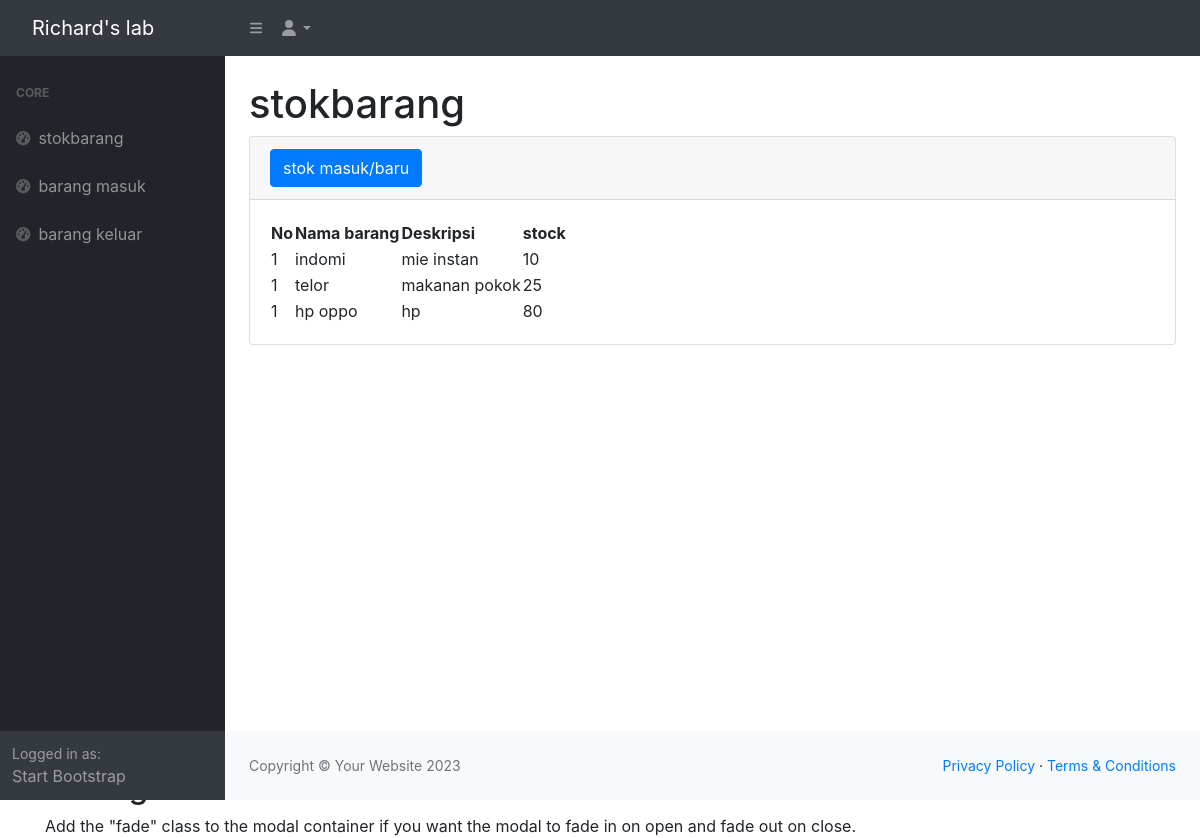
The page / on the database its author committed.
### tables this page shows
CREATE TABLE `stock` (
  `idbarang` int(11) NOT NULL,
  `namabarang` varchar(25) NOT NULL,
  `deskripsi` varchar(25) NOT NULL,
  `stock` int(11) NOT NULL
);

### index.php (the view, shortened to what this page needs)
<?php
require 'fuction.php';
?>
<!DOCTYPE html>
<html lang="en">
    <head>
        <link href="https://cdn.jsdelivr.net/npm/simple-datatables@7.1.2/dist/style.min.css" rel="stylesheet" />
        <link href="css/styles.css" rel="stylesheet" />
    </head>
    <body class="sb-nav-fixed">
        <nav class="sb-topnav navbar navbar-expand navbar-dark bg-dark">
            <a class="navbar-brand ps-3" href="index.php">Richard's lab</a>
            <button class="btn btn-link btn-sm order-1 order-lg-0 me-4 me-lg-0" id="sidebarToggle" href="#!"><i class="fas fa-bars"></i></button>
            <ul class="navbar-nav ms-auto ms-md-0 me-3 me-lg-4">
                <li class="nav-item dropdown">
                    <a class="nav-link dropdown-toggle" id="navbarDropdown" href="#" role="button" data-bs-toggle="dropdown" aria-expanded="false"><i class="fas fa-user fa-fw"></i></a>
                </li>
            </ul>
        </nav>
        <div id="layoutSidenav">
            <div id="layoutSidenav_nav">
                <nav class="sb-sidenav accordion sb-sidenav-dark" id="sidenavAccordion">
                    <div class="sb-sidenav-menu">
                        <div class="nav">
                            <div class="sb-sidenav-menu-heading">Core</div>
                            <a class="nav-link" href="index.php">
                                <div class="sb-nav-link-icon"><i class="fas fa-tachometer-alt"></i></div>
                                stokbarang
                            </a>
                            <a class="nav-link" href="masuk.php">
                                <div class="sb-nav-link-icon"><i class="fas fa-tachometer-alt"></i></div>
                                barang masuk
                            </a>
                            <a class="nav-link" href="keluar.php">
                                <div class="sb-nav-link-icon"><i class="fas fa-tachometer-alt"></i></div>
                                barang keluar
                            </a>
                        </div>
                    </div>
                    <div class="sb-sidenav-footer">
                        <div class="small">Logged in as:</div>
                        Start Bootstrap
                    </div>
                </nav>
            </div>
            <div id="layoutSidenav_content">
                <main>
                    <div class="container-fluid px-4">
                        <h1 class="mt-4">stokbarang</h1>
                        <div class="card mb-4">
                            <div class="card-header">
                                <button type="button" class="btn btn-primary" data-toggle="modal" data-target="#myModal">
                                    stok masuk/baru
                                </button>
                             </div>
                            <div class="card-body">
                                <table id="datatablesSimple">
                                    <thead>
                                        <tr>
                                            <th>No</th>
                                            <th>Nama barang</th>
                                            <th>Deskripsi</th>
                                            <th>stock</th>
                                        </tr>
                                    </thead>
                                    <tbody>
                                        <?php
                                        $ambilsemuadatastock = mysqli_query($conn,"select * from stock");
                                        while($data= mysqli_fetch_array($ambilsemuadatastock)){
                                            $i=1;
                                        ?>
                                        <tr>
                                            <td><?=$i++;?></td>
                                            <td><?=$data['namabarang'];?></td>
                                            <td><?=$data['deskripsi'];?></td>
                                            <td><?=$data['stock'];?></td>
                                        </tr>
                                    <?Php
}
                                    ?>
                                    </tbody>
                                </table>
                            </div>
                        </div>
                    </div>
                </main>
                <footer class="py-4 bg-light mt-auto">
                    <div class="container-fluid px-4">
                        <div class="d-flex align-items-center justify-content-between small">
                            <div class="text-muted">Copyright &copy; Your Website 2023</div>
                            <div>
                                <a href="#">Privacy Policy</a>
                                &middot;
                                <a href="#">Terms &amp; Conditions</a>
                            </div>
                        </div>
                    </div>
                </footer>
            </div>
        </div>
    </body>
 <html lang="en">
<head>
  <link rel="stylesheet" href="https://cdn.jsdelivr.net/npm/bootstrap@4.6.2/dist/css/bootstrap.min.css">
</head>
<body>
<div class="container">
  <h2>Fading Modal</h2>
  <p>Add the "fade" class to the modal container if you want the modal to fade in on open and fade out on close.</p>
</div>
</body>
</html>
</html>

### rows shown on the page
stock: namabarang "indomi", deskripsi "mie instan", stock "10"
stock: namabarang "telor", deskripsi "makanan pokok", stock "25"
stock: namabarang "hp oppo", deskripsi "hp", stock "80"
